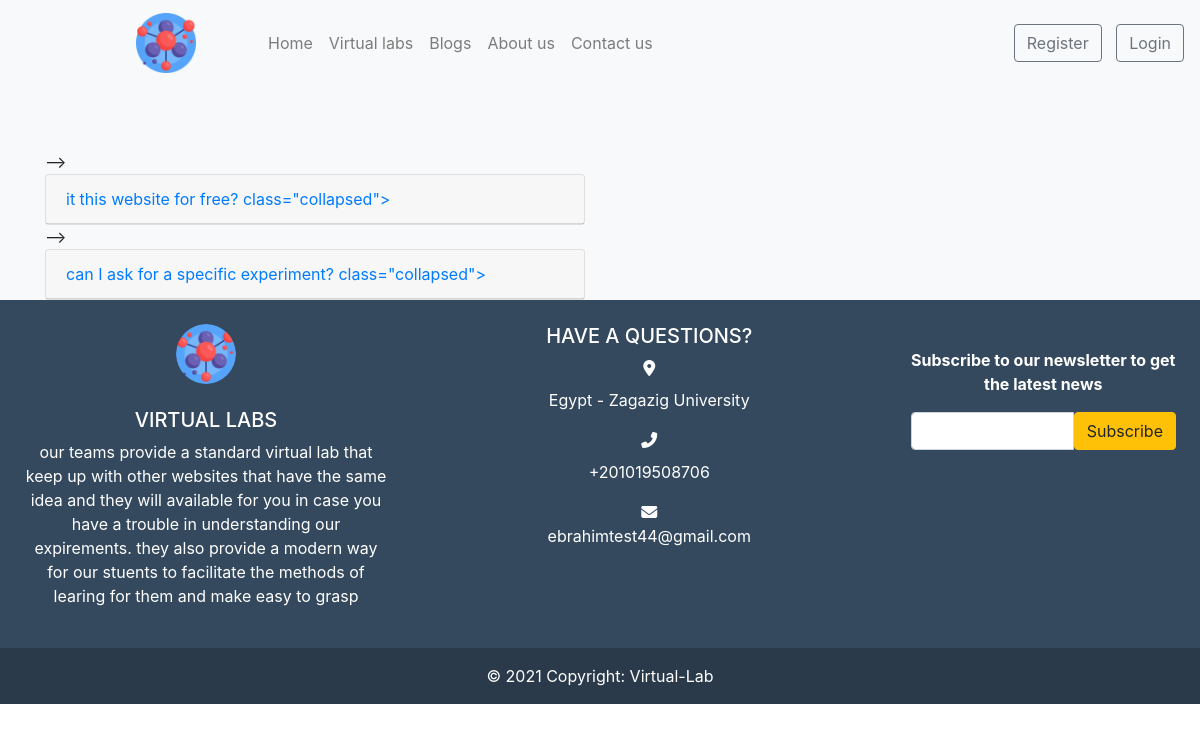
Screenshot of /about/FAQ/ with the database file from the repository.
### settings/models.py (models this page shows, shortened)
class Website(models.Model):
   name = models.CharField(max_length=100)
   description = models.TextField(max_length=1000)
   phone = models.CharField(max_length=20)
   Address = models.CharField(max_length=100)
   email = models.EmailField(max_length=254)
   logo = models.ImageField(upload_to='images/')
   fb_link = models.URLField(max_length=200)
   twitter_link = models.URLField(max_length=200)
   instagram_link = models.URLField(max_length=200)

### about/models.py (models this page shows, shortened)
class FAQ(models.Model):
    title = models.CharField(max_length=200)
    content = models.TextField(max_length=1000)

### about/views.py (the view)
# urls.py: path('FAQ/', FAQ.as_view(), name='FAQ'),
class FAQ(ListView):
    model = FAQ
    def get_context_data(self, **kwargs):
        context = super().get_context_data(**kwargs)
        context["subscriber_form"] = SubscriberForm()
        return context

### settings/forms.py
class SubscriberForm(forms.Form):
    email = forms.EmailField(label='',
                             max_length=100,
                             widget=forms.EmailInput(attrs={'class': 'form-control'}))

### about/templates/about/faq_list.html (shortened to what this page needs)
{% extends "base.html" %}
{% load static %}
{% block body %}
  <section class="ftco-section bg-light">
      <div class="container">
          <div class="row justify-content-start mb-5 pb-3">
              <div class="col-md-7 heading-section ftco-animate">
                  <span class="subheading">FAQS</span>
                  <h2 class="mb-4"><strong>Frequently</strong> Ask Question</h2>
              </div>
          </div>
          <div class="row">
              <div class="col-md-12 ftco-animate">
                  <div id="accordion">
                      <div class="row">
                          <div class="col-md-6">
                          {% for faq in object_list %}  -->
                              <div class="card">
                                  <div class="card-header">
                                      <a class="card-link" data-toggle="collapse" href="#menu{{faq.id}}" aria-expanded="true"
                                          aria-controls="menuone">{{faq.title}} <span
                                              class="collapsed"></span></a>
                                  </div>
                              </div>
                          {% endfor %}
                          </div>
                      </div>
                  </div>
              </div>
          </div>
      </div>
  </section>
{% endblock body %}

### templates/base.html (shortened to what this page needs)
{% load static %}
{% url 'contact:contact' as contact %}
{% url 'accounts:profile' as profile %}
<!doctype html>
<html lang="en">
<head>
    <link rel="stylesheet" href="https://cdn.jsdelivr.net/npm/bootstrap@4.6.0/dist/css/bootstrap.min.css"
>
    <link rel="stylesheet" href="{% static 'wowJs/css/libs/animate.css' %}" />
    <link rel="stylesheet" href="https://cdnjs.cloudflare.com/ajax/libs/animate.css/4.1.1/animate.min.css" />
    <link rel="stylesheet" href="{% static 'css/style.css' %}">
</head>
<body>
    <nav class="navbar navbar-expand-lg navbar-light bg-light fixed-top ">
        <a class="navbar-brand margin-left Left" href="#"><img src="{{myfooter.logo.url}}"
                style="width: 60px; height:60px" alt="Taleen"></a>
        <div class="collapse navbar-collapse " id="navbarSupportedContent">
            <ul class="navbar-nav mr-auto ml-5 underline Left control flex-md-shrink-0 " style="margin-trim: 0;">
                <li class="nav-item ">
                    <a class="nav-link " href="/">Home <span class="sr-only">(current)</span></a>
                </li>
                <li class="nav-item ">
                    <a class="nav-link" href="{% url 'labs:lab_list' %}">Virtual labs</a>
                </li>
                <li class="nav-item ">
                    <a class="nav-link " href="{% url 'blog:post_list' %}">Blogs</a>
                </li>
                <li class="nav-item ">
                    <a class="nav-link" href="{% url 'about:about' %}">About us</a>
                </li>
                <li class="nav-item ">
                    <a class="nav-link" href="{% url 'contact:contact' %}">Contact us</a>
                </li>
            </ul>
            {% if request.user.is_authenticated %}
            <li class="nav-item dropdown adjusting dropdown-menu-right dropdown-menu-lg-left"
                style="list-style-type: none; padding-right: 80px;">
                <a class="nav-link dropdown-toggle" style="color: #8da3a5;" href="#" id="navbarDropdown" role="button"
                    data-toggle="dropdown" aria-haspopup="true" aria-expanded="false">
                    <i class="fas fa-user-circle "></i>
                </a>
                <div class="dropdown-menu" style="background-color: #ecf0f1;" aria-labelledby="navbarDropdown">
                    <a class="dropdown-item" href="{% url 'accounts:profile' %}">profile</a>
                    <a class="dropdown-item" href="{% url 'about:FAQ' %}">FAQ</a>
                    <div class="dropdown-divider"></div>
                    <a class="dropdown-item" href="{% url 'logout' %}">log out</a>
                </div>
            </li>
            {% else %}
            <div class="my-2 my-lg-0 ">
                <a href="{% url 'accounts:signup' %}" class="btn btn-outline-secondary my-2 my-sm-0" role="button"
                    aria-pressed="true" target="_blank">Register</a>
                <a href="{% url 'login' %}" class="btn btn-outline-secondary myMoving" role="button" aria-pressed="true"
                    target="_blank">Login</a>
            </div>
            {% endif %}
        </div>
    </nav>
    {% block body %}{% endblock body %}
    <footer class="bg-footer text-white text-center text-lg-start ">
        <div class=" p-4">
            <div class="row">
                <div class="col-lg-4 col-md-12 mb-4 mb-md-0">
                    <img src="{% static 'images/molecule.png' %}" class="rounded-circle" alt="logo"
                        style="width: 60px; height:60px">
                    <br /> <br />
                    <h5 class="text-uppercase ">{{myfooter.name}}</h5>
                    <p>
                        {{myfooter.description}}
                    </p>
                </div>
                <div class="col-lg-5 col-md-6 mb-4 mb-md-0">
                    <h5 class="">HAVE A QUESTIONS?</h5>
                    <div class="">
                        <i class="fas fa-map-marker-alt "></i>
                        <div class="media-body">
                            <p>{{myfooter.Address}}</p>
                        </div>
                    </div>
                    <div class="">
                        <i class="fas fa-phone-alt"></i>
                        <div class="media-body">
                            <p>{{myfooter.phone}}</p>
                        </div>
                    </div>
                    <div class="">
                        <i class="fas fa-envelope"></i>
                        <div class="media-body">
                            <p>{{myfooter.email}}</p>
                        </div>
                    </div>
                </div>
                <div class="col-lg-3 col-md-6 mb-4 mb-md-0 mt-0">
                    <br />
                    <p class=""><strong>Subscribe to our newsletter to get the latest news</strong></p>
                    <form id="subscribe_form_id" method="POST" action="{% url 'home:subscribe' %}" novalidate>
                        <div class="input-group ">
                            {{ subscriber_form }}
                            <button class="btn btn-warning" type="submit">Subscribe</button>
                        </div>
                    </form>
                </div>
            </div>
        </div>
        <div class="text-center p-3" style="background-color: rgba(0, 0, 0, 0.2)">
            © 2021 Copyright:
            <a class="text-white" href="/">Virtual-Lab</a>
        </div>
    </footer>
</body>
</html>

### static/css/style.css (style rules this page uses)
img { vertical-align: middle; border: 0px }
.myMoving { margin-left: 10px; }
.margin-left { margin-left: 120px; }
.bg-footer { background-color: #34495e; }
html { scroll-behavior: smooth; }
html, body { overflow-x: hidden; }
body { position: relative; }

### rows the page displays
Website: logo (picture), name "VIRTUAL LABS", description "our teams provide a standard virtual lab that keep up with other websites that have the same idea and they will available for you in case you have a trouble in understanding our expirements. they also provide a modern way for our stuents to facilitate the methods of learing for them and make easy to grasp", Address "Egypt - Zagazig University", phone "+201019508706", email "ebrahimtest44@gmail.com"
FAQ: title "it this website for free?"
FAQ: title "can I ask for a specific experiment?"
